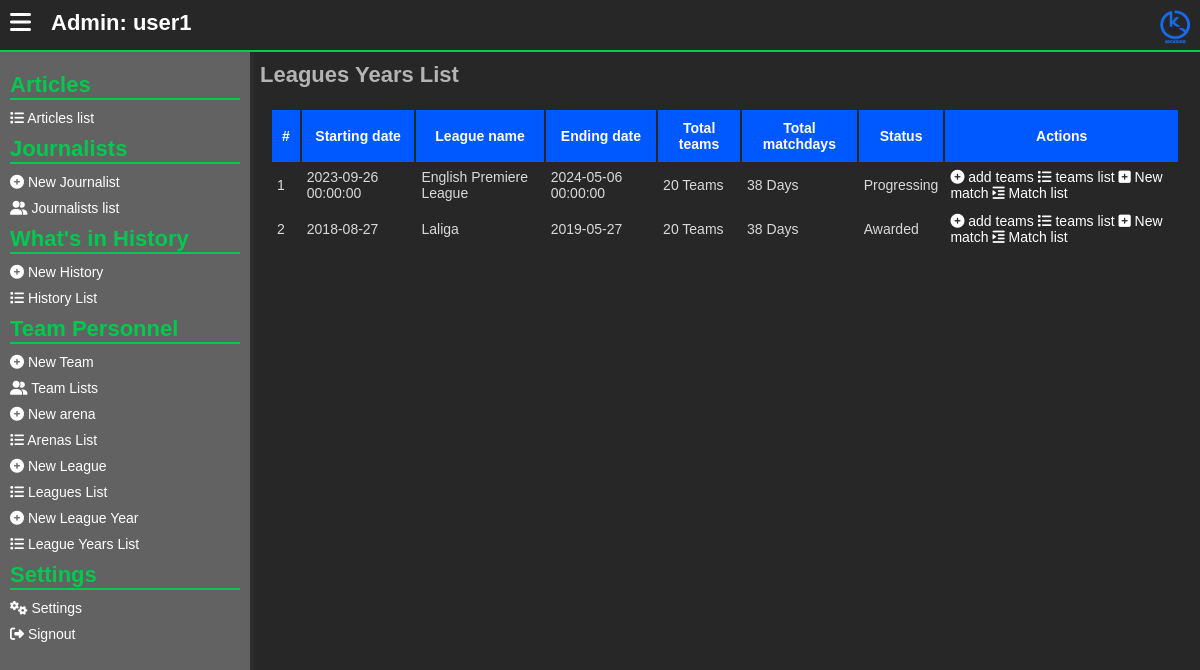
The page /admins/league-years-list.php (signed in) on the database its author committed.
### tables this page shows
CREATE TABLE `league_competitions` (
  `l_c_id` int(11) NOT NULL,
  `league_genre` int(11) NOT NULL,
  `competition_name` varchar(255) NOT NULL,
  `league_description` text NOT NULL,
  `league_country` int(11) NOT NULL,
  `teams_number` int(11) NOT NULL,
  `league_est` varchar(255) NOT NULL
);

CREATE TABLE `league_years` (
  `l_y_id` int(11) NOT NULL,
  `league_id` int(11) NOT NULL,
  `starting_date` varchar(255) NOT NULL,
  `end_date` varchar(255) NOT NULL,
  `total_teams` int(11) NOT NULL,
  `total_match_days` int(11) NOT NULL,
  `status` varchar(255) NOT NULL
);

### assets/php/admins/session_checker.php (called while the page is built, shortened)
<?php
    if (!isset($_SESSION['acting_admin_id'])) {
        header("location: signin.php");
    }
    else {
        $acting_admin_id = $_SESSION['acting_admin_id'];
        $check_admin_exists = mysqli_query($server,"SELECT * from
            admins WHERE id = '$acting_admin_id'
        ");
        if (mysqli_num_rows($check_admin_exists) !== 1) {
            header("location: ../admins/signin.php");
        }
        else {
            $get_the_admin_info = mysqli_fetch_array($check_admin_exists);
            $acting_admin_un = $get_the_admin_info["user_name"];
        }
    }
?>

### admins/league-years-list.php (the view, shortened to what this page needs)
<?php
include("../assets/php/global/server.php");
include("../assets/php/admins/session_checker.php");
?>
<!DOCTYPE html>
<html lang="en">
<head>
    <link rel="stylesheet" href="../assets/css/back-main.css">
    <link rel="stylesheet" href="https://cdnjs.cloudflare.com/ajax/libs/font-awesome/6.5.1/css/all.min.css" />
</head>
<body>
    <main>
        <section class="main-section">
            <?php include("../assets/php/admins/header.php"); ?>
            <div class="hero">
                <?php include("../assets/php/admins/left-nav.php") ?>
                <div class="dashboard">
                    <div class="dashboard-cont">
                        <h1>
                            Leagues Years List
                        </h1>
                        <div class="form-row">
                            <table>
                                <thead>
                                    <tr>
                                        <th>#</th>
                                        <th>
                                            Starting date
                                        </th>
                                        <th>
                                            League name
                                        </th>
                                        <th>
                                            Ending date
                                        </th>
                                        <th>
                                            Total teams
                                        </th>
                                        <th>
                                            Total matchdays
                                        </th>
                                        <th>
                                            Status
                                        </th>
                                        <th>
                                            Actions
                                        </th>
                                    </tr>
                                </thead>
                                <tbody>
                                    <?php
                                    $get_all_league_years = mysqli_query($server, "SELECT * from
                                        league_competitions,countries,genres,league_years
                                        WHERE
                                        league_years.league_id = league_competitions.l_c_id
                                        AND league_competitions.league_country = countries.country_id
                                        AND league_competitions.league_genre = genres.id
                                        ORDER BY starting_date DESC,
                                        competition_name ASC
                                    ");
                                    if (mysqli_num_rows($get_all_league_years) < 1) {
                                    ?>
                                        <tr>
                                            <td colspan="100">
                                                No values found
                                            </td>
                                        </tr>
                                        <?php
                                    } else {
                                        $counter = 1;
                                        while ($data_all_leagues = mysqli_fetch_array($get_all_league_years)) {
                                        ?>
                                            <tr>
                                                <td>
                                                    <?php echo $counter++; ?>
                                                </td>
                                                <td>
                                                    <?php echo $data_all_leagues['starting_date']; ?>
                                                </td>
                                                <td>
                                                    <?php echo $data_all_leagues['competition_name']; ?>
                                                </td>
                                                <td>
                                                    <?php echo $data_all_leagues['end_date']; ?>
                                                </td>
                                                <td>
                                                    <?php echo $data_all_leagues['total_teams'] . " Teams"; ?>
                                                </td>
                                                <td>
                                                    <?php echo $data_all_leagues['total_match_days'] . " Days"; ?>
                                                </td>
                                                <td>
                                                    <?php echo $data_all_leagues['status']; ?>
                                                </td>
                                                <td>
                                                    <a href="league-years-assign-teams.php?l_y=<?php echo $data_all_leagues['l_y_id']; ?>" title="Add Teams to league years">
                                                        <i class="fa fa-plus-circle"></i> add teams
                                                    </a>
                                                    <a href="league-year-teams-lists.php?l_y=<?php echo $data_all_leagues['l_y_id']; ?>" title="View league Year teams">
                                                        <i class="fa fa-list"></i> teams list
                                                    </a>
                                                    <a href="league-year-new-match.php?l_y=<?php echo $data_all_leagues['l_y_id']; ?>" title="Create a new match in the league">
                                                        <i class="fa fa-plus-square"></i> New match
                                                    </a>
                                                    <a href="league-year-match-list.php?l_y=<?php echo $data_all_leagues['l_y_id']; ?>" title="View the League matches list">
                                                        <i class="fa fa-indent"></i> Match list
                                                    </a>
                                                </td>
                                            </tr>
                                    <?php
                                        }
                                    }
                                    ?>
                                </tbody>
                            </table>
                        </div>
                    </div>
                </div>
            </div>
        </section>
    </main>
</body>
</html>

### assets/php/admins/header.php
<header>
   <div class="menu">
      <button id="menu_toggleBTN">
         <i class="fa fa-bars"></i>
      </button>
   </div>
   <div class="username" onclick="location.reload()">
      Admin:
      <?php
         echo $acting_admin_un;
      ?>
   </div>
   <div class="logo">
      <a href="./home.php">
         <img src="../assets/images/KickSide - Logo.png" alt="Kick Side Logo">
      </a>
   </div>
</header>

### assets/css/back-main.css (style rules this page uses)
* { font-size: 14px; margin: 0; padding: 0; text-decoration: none; }
body { font-family: "Gill Sans", "Gill Sans MT", Calibri, "Trebuchet MS", sans-serif; margin: 0; padding: 0; background: #d3d3d357; overflow: hidden; }
button { cursor: pointer; background: transparent; border: 0; }
main { width: 100%; height: 100%; }
section.main-section { height: 100vh; width: 100vw; top: 0; left: 0; position: absolute; background: rgb(39, 39, 39); overflow: hidden; }
section.main-section header { width: 100vw; display: flex; flex-direction: row; margin: 0; padding: 0; height: 50px; border-bottom: 2px solid #02ca4e; }
section.main-section header .menu { padding: 10px; }
section.main-section header .menu button { border: 0; background: transparent; }
section.main-section header .menu button i { font-size: 24px; color: #fff; }
section.main-section header .username { flex: 4; padding: 10px; color: #fff; font-size: 22px; font-weight: bold; user-select: none; cursor: pointer; }
section.main-section header .logo { text-align: right; flex: 2; padding: 10px; }
section.main-section header .logo img { width: 30px; }
section.main-section .hero { width: 100%; display: flex; flex-direction: row; flex-wrap: nowrap; }
section.main-section .dashboard { height: calc(100vh - 50px); overflow: auto; flex: 1; }
section.main-section .dashboard .dashboard-cont { padding: 10px; }
section.main-section .dashboard .dashboard-cont h1 { color: #b4b4b4; font-size: 22px; }
section.main-section .dashboard .form-row { margin-top: 10px; padding: 10px; border-radius: 10px; }
section.main-section .dashboard .form-row table { width: auto; }
section.main-section .dashboard .form-row table thead { background: #0059ff; color: #fff; }
section.main-section .dashboard .form-row table thead th { padding: 10px; }
section.main-section .dashboard .form-row table tbody td { color: #dadada; padding: 5px; }
section.main-section .dashboard .form-row table tbody td a { background: transparent; border: 0; outline: 0; color: #fff; }

### rows shown on the page
league_competitions: league_years.starting_date "2023-09-26 00:00:00", competition_name "English Premiere League", league_years.end_date "2024-05-06 00:00:00", league_years.total_teams "20", league_years.total_match_days "38", league_years.status "Progressing"
league_competitions: league_years.starting_date "2018-08-27", competition_name "Laliga", league_years.end_date "2019-05-27", league_years.total_teams "20", league_years.total_match_days "38", league_years.status "Awarded"

### other values the page prints
$acting_admin_un "user1"
